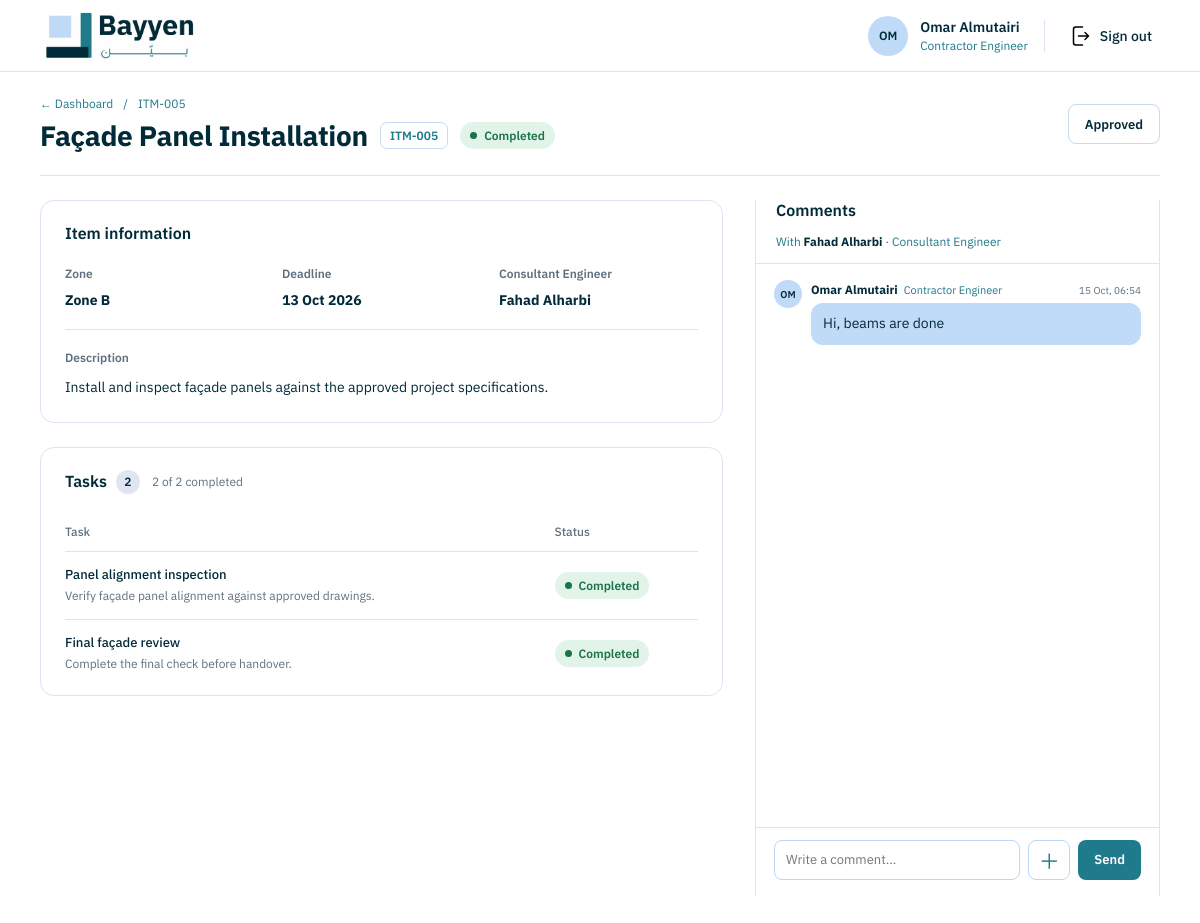
Page /contractor-engineer/items/5/ (signed in) on the committed database.
### core/models.py (models this page shows, shortened)
class User(AbstractUser):
    class Role(models.TextChoices):
        PROJECT_MANAGER = "PROJECT_MANAGER", "Project Manager"
        CONSULTANT_ENGINEER = "CONSULTANT_ENGINEER", "Consultant Engineer"
        SITE_ENGINEER = "SITE_ENGINEER", "Site Engineer"
        CONTRACTOR_ENGINEER = "CONTRACTOR_ENGINEER", "Contractor Engineer"
    role = models.CharField(max_length=24, choices=Role.choices)
    company_name = models.CharField(max_length=200, blank=True)

class Item(models.Model):
    class Status(models.TextChoices):
        NOT_STARTED = "NOT_STARTED", "Not Started"
        IN_PROGRESS = "IN_PROGRESS", "In Progress"
        PENDING_REVIEW = "PENDING_REVIEW", "Pending Review"
        NEEDS_REVISION = "NEEDS_REVISION", "Needs Revision"
        COMPLETED = "COMPLETED", "Completed"
    title = models.CharField(max_length=200)
    description = models.TextField()
    zone = models.CharField(max_length=100, blank=True)
    contractor_company = models.CharField(max_length=200, blank=True)
    contractor = models.ForeignKey(
        "User", on_delete=models.PROTECT, related_name="contracted_items",
        null=True, blank=True, limit_choices_to={"role": "CONTRACTOR_ENGINEER"},
    )
    due_date = models.DateField(null=True, blank=True)
    status = models.CharField(
        max_length=20,
        choices=Status.choices,
        default=Status.NOT_STARTED,
    )
    submitted_by = models.ForeignKey(
        "User",
        on_delete=models.PROTECT,
        related_name="submitted_items",
        null=True,
        blank=True,
    )
    submitted_at = models.DateTimeField(null=True, blank=True)
    submission_note = models.TextField(blank=True)

class Task(models.Model):
    class Status(models.TextChoices):
        PENDING = "PENDING", "Pending"
        IN_PROGRESS = "IN_PROGRESS", "In Progress"
        PENDING_REVIEW = "PENDING_REVIEW", "Pending Review"
        COMPLETED = "COMPLETED", "Completed"
        NEEDS_CORRECTION = "NEEDS_CORRECTION", "Needs Correction"
    item = models.ForeignKey(Item, on_delete=models.CASCADE, related_name="tasks")
    title = models.CharField(max_length=200)
    description = models.TextField(blank=True)
    area = models.CharField(max_length=100, blank=True)
    site_engineer = models.ForeignKey(
        User,
        on_delete=models.PROTECT,
        related_name="assigned_tasks",
        limit_choices_to={"role": User.Role.SITE_ENGINEER},
    )
    consultant_engineer = models.ForeignKey(
        User,
        on_delete=models.PROTECT,
        related_name="consultant_tasks",
        limit_choices_to={"role": User.Role.CONSULTANT_ENGINEER},
    )
    status = models.CharField(
        max_length=20,
        choices=Status.choices,
        default=Status.PENDING,
    )
    due_date = models.DateField(null=True, blank=True)
    updated_at = models.DateTimeField(auto_now=True)

class Message(models.Model):
    task = models.ForeignKey(
        Task,
        on_delete=models.CASCADE,
        related_name="messages",
        null=True,
        blank=True,
    )
    item = models.ForeignKey(
        Item,
        on_delete=models.CASCADE,
        related_name="messages",
        null=True,
        blank=True,
    )
    sender = models.ForeignKey(
        User,
        on_delete=models.PROTECT,
        related_name="sent_messages",
    )
    receiver = models.ForeignKey(
        User,
        on_delete=models.PROTECT,
        related_name="received_messages",
    )
    content = models.TextField(blank=True)
    attachment = models.FileField(
        upload_to="task_attachments/",
        blank=True,
        null=True,
    )
    created_at = models.DateTimeField(auto_now_add=True)
    class Meta:
        ordering = ["created_at"]

### core/views.py (the view)
@login_required(login_url="core:login")
def contractor_item_detail(request, item_id):
    if not _has_contractor_access(request.user):
        return HttpResponseForbidden("Contractor Engineer access required.")
    item = get_object_or_404(
        Item.objects.select_related("contractor"),
        pk=item_id,
        contractor=request.user,
    )
    tasks = list(
        item.tasks.select_related("site_engineer", "consultant_engineer").order_by("id")
    )
    consultant = next(
        (task.consultant_engineer for task in tasks
         if task.consultant_engineer_id and task.consultant_engineer.is_active),
        None,
    )
    if request.method == "POST":
        action = request.POST.get("action", "")
        if action == "update_task_status":
            task_id = request.POST.get("task_id")
            task = get_object_or_404(Task, pk=task_id, item=item)
            allowed_statuses = {
                Task.Status.PENDING,
                Task.Status.IN_PROGRESS,
                Task.Status.COMPLETED,
            }
            new_status = request.POST.get("status", "")
            if item.status in {Item.Status.PENDING_REVIEW, Item.Status.COMPLETED}:
                messages.error(request, "Task statuses cannot be changed while the item is under review or approved.")
            elif new_status not in allowed_statuses:
                messages.error(request, "Invalid task status.")
            else:
                task.status = new_status
                task.save(update_fields=["status", "updated_at"])
                if item.status == Item.Status.NOT_STARTED:
                    item.status = Item.Status.IN_PROGRESS
                    item.save(update_fields=["status"])
                messages.success(request, "Task status updated.")
            return redirect("core:contractor_item_detail", item_id=item.pk)
        if action == "submit_item":
            task_queryset = item.tasks.all()
            if consultant is None:
                messages.error(request, "This item has no active Consultant Engineer assigned yet.")
            elif not task_queryset.exists():
                messages.error(request, "Add at least one task before submitting this item.")
            elif task_queryset.exclude(status=Task.Status.COMPLETED).exists():
                messages.error(request, "Complete all tasks before submitting this item.")
            elif item.status == Item.Status.COMPLETED:
                messages.info(request, "This item has already been approved.")
            elif item.status == Item.Status.PENDING_REVIEW:
                messages.info(request, "This item has already been submitted for review.")
            else:
                item.status = Item.Status.PENDING_REVIEW
                item.submitted_by = request.user
                item.submitted_at = timezone.now()
                item.save(update_fields=["status", "submitted_by", "submitted_at"])
                messages.success(request, "Item submitted to the Consultant Engineer for review.")
            return redirect("core:contractor_item_detail", item_id=item.pk)
        if action == "send_comment":
            form = ItemMessageForm(request.POST, request.FILES)
            if consultant is None:
                messages.error(request, "This item has no active Consultant Engineer assigned yet.")
                return redirect("core:contractor_item_detail", item_id=item.pk)
            if form.is_valid():
                message = form.save(commit=False)
                message.item = item
                message.sender = request.user
                message.receiver = consultant
                message.save()
                messages.success(request, "Message sent to the Consultant Engineer.")
                return redirect("core:contractor_item_detail", item_id=item.pk)
            message_form = form
        else:
            return HttpResponseForbidden("This action is not available to Contractor Engineers.")
    else:
        message_form = ItemMessageForm()
    task_rows = [{"task": task} for task in tasks]
    return render(request, "core/contractor_item_detail.html", {
        "item": item,
        "tasks": tasks,
        "task_rows": task_rows,
        "completed_tasks": sum(task.status == Task.Status.COMPLETED for task in tasks),
        "consultant": consultant,
        "comments": _contractor_consultant_messages(item, request.user, consultant),
        "message_form": message_form,
    })

### core/templates/core/contractor_item_detail.html (shortened to what this page needs)
{% extends "core/base.html" %}
{% load static %}
{% block extra_css %}<link rel="stylesheet" href="{% static 'core/css/consultant_item_detail.css' %}">{% endblock %}
{% block content %}
<main class="detail-page contractor-item-detail">
  <div class="detail-heading">
    <div>
      <nav class="breadcrumbs" aria-label="Breadcrumb"><a href="{% url 'core:contractor_dashboard' %}">← Dashboard</a><span>/</span><span>ITM-{{ item.pk|stringformat:'03d' }}</span></nav>
      <div class="title-line"><h1>{{ item.title }}</h1><span class="item-code">ITM-{{ item.pk|stringformat:'03d' }}</span><span class="status-badge status-{{ item.status|lower }}">{{ item.get_status_display }}</span></div>
    </div>
    <div class="heading-actions">
      {% if item.status == 'PENDING_REVIEW' %}<span class="button button-secondary is-disabled" aria-disabled="true">Submitted for Review</span>
      {% elif item.status == 'COMPLETED' %}<span class="button button-secondary is-disabled" aria-disabled="true">Approved</span>
      {% endif %}
    </div>
  </div>
  <div class="detail-layout">
    <div class="detail-main">
      <section class="content-card item-information" aria-labelledby="item-info-heading">
        <div class="section-heading"><h2 id="item-info-heading">Item information</h2></div>
        <div class="item-facts">
          <div><span>Zone</span><strong>{{ item.zone|default:'—' }}</strong></div>
          <div><span>Deadline</span><strong>{{ item.due_date|date:'d M Y'|default:'—' }}</strong></div>
          <div><span>Consultant Engineer</span><strong>{% if consultant %}{{ consultant.get_full_name|default:consultant.username }}{% else %}—{% endif %}</strong></div>
        </div>
        <div class="description-block"><span>Description</span><p>{{ item.description|default:'No description provided.' }}</p></div>
      </section>
      <section class="content-card tasks-card" aria-labelledby="tasks-heading">
        <div class="section-heading tasks-heading"><div class="tasks-title"><h2 id="tasks-heading">Tasks <span class="count-badge">{{ tasks|length }}</span></h2><span class="tasks-progress">{{ completed_tasks }} of {{ tasks|length }} completed</span></div></div>
        <div class="task-table-wrap"><table class="task-table"><thead><tr><th>Task</th><th>Status</th></tr></thead><tbody>
        {% for row in task_rows %}<tr><td><strong>{{ row.task.title }}</strong><span class="task-description">{{ row.task.description|default:row.task.area|default:'' }}</span></td><td>{% if item.status != 'PENDING_REVIEW' and item.status != 'COMPLETED' %}<form method="post" class="task-status-form">{% csrf_token %}<input type="hidden" name="action" value="update_task_status"><input type="hidden" name="task_id" value="{{ row.task.pk }}"><label class="visually-hidden" for="task-status-{{ row.task.pk }}">Status for {{ row.task.title }}</label><select id="task-status-{{ row.task.pk }}" name="status" class="task-status-select" onchange="this.form.submit()"><option value="PENDING" {% if row.task.status == 'PENDING' %}selected{% endif %}>Pending</option><option value="IN_PROGRESS" {% if row.task.status == 'IN_PROGRESS' %}selected{% endif %}>In Progress</option><option value="COMPLETED" {% if row.task.status == 'COMPLETED' %}selected{% endif %}>Completed</option></select></form>{% else %}<span class="task-status task-{{ row.task.status|lower }}"><i></i>{{ row.task.get_status_display }}</span>{% endif %}</td></tr>
        {% empty %}<tr><td colspan="2" class="empty-tasks">No tasks have been added to this item yet.</td></tr>{% endfor %}
        </tbody></table></div>
      </section>
    </div>
    <aside class="comments-panel contractor-comments-panel" aria-labelledby="comments-heading">
      <div class="comments-heading"><h2 id="comments-heading">Comments</h2></div>
      {% if consultant %}<p class="conversation-with">With <strong>{{ consultant.get_full_name|default:consultant.username }}</strong> · Consultant Engineer</p>{% else %}<p class="conversation-with">No active Consultant Engineer is assigned to this item.</p>{% endif %}
      <div class="comment-thread" aria-live="polite">
        {% for comment in comments %}<article class="comment-message {% if comment.sender_id == request.user.id %}is-mine{% endif %}"><div class="comment-avatar">{{ comment.sender.get_full_name|default:comment.sender.username|slice:':2'|upper }}</div><div class="comment-body"><div class="comment-meta"><strong>{{ comment.sender.get_full_name|default:comment.sender.username }}</strong><span>{{ comment.sender.get_role_display }}</span><time datetime="{{ comment.created_at|date:'c' }}">{{ comment.created_at|date:'d M, H:i' }}</time></div>{% if comment.content %}<p>{{ comment.content|linebreaksbr }}</p>{% endif %}{% if comment.attachment %}<a class="attachment-link" href="{{ comment.attachment.url }}" target="_blank" rel="noopener">Open attachment</a>{% endif %}</div></article>
        {% empty %}<p class="no-comments">No messages in this conversation yet.</p>{% endfor %}
      </div>
      {% if consultant %}<form method="post" enctype="multipart/form-data" class="comment-composer"><div class="composer-fields"><div class="message-field">{{ message_form.content }}</div><label class="attachment-button" for="id_attachment" title="Attach a file">＋</label><button class="button button-primary" type="submit">Send</button></div></form>{% endif %}
    </aside>
  </div>
</main>
{% endblock %}

### core/templates/core/base.html (shortened to what this page needs)
{% load static %}
<!doctype html>
<html lang="en">
<head>
  <link rel="stylesheet" href="{% static 'core/css/base.css' %}">
  {% block extra_css %}{% endblock %}
</head>
<body>
<header class="site-top">
  {% if request.user.role == 'CONTRACTOR_ENGINEER' %}
    <a class="brand" href="{% url 'core:contractor_dashboard' %}" aria-label="Bayyen dashboard"><img src="{% static 'core/images/bayyen-logo.jpg' %}" alt="Bayyen"></a>
  {% elif request.user.role == 'CONSULTANT_ENGINEER' %}
    <a class="brand" href="{% url 'core:consultant_dashboard' %}" aria-label="Bayyen dashboard"><img src="{% static 'core/images/bayyen-logo.jpg' %}" alt="Bayyen"></a>
  {% elif request.user.role == 'PROJECT_MANAGER' %}
    <a class="brand" href="{% url 'core:project_manager_dashboard' %}" aria-label="Bayyen dashboard"><img src="{% static 'core/images/bayyen-logo.jpg' %}" alt="Bayyen"></a>
  {% else %}
    <a class="brand" href="{% url 'core:home' %}" aria-label="Bayyen home"><img src="{% static 'core/images/bayyen-logo.jpg' %}" alt="Bayyen"></a>
  {% endif %}
  {% if request.user.is_authenticated %}
  <div class="user-area">
    <div class="avatar">{{ request.user.get_full_name|default:request.user.username|slice:":2"|upper }}</div>
    <div class="user-copy"><strong>{{ request.user.get_full_name|default:request.user.username }}</strong><span>{{ request.user.get_role_display }}</span></div>
    <form method="post" action="{% url 'core:logout' %}">{% csrf_token %}<button class="signout" type="submit"><img src="{% static 'core/icons/SignOut.svg' %}" alt="">Sign out</button></form>
  </div>
  {% endif %}
</header>
{% block content %}{% endblock %}
</body>
</html>

### rows in the picture
User: user.get_full_name "OM", user.get_full_name "Omar Almutairi", user.role "Contractor Engineer"
Item: pk "005", title "Façade Panel Installation", status "Completed", zone "Zone B", due_date "13 Oct 2026", description "Install and inspect façade panels against the approved project specifications."
User: get_full_name "Fahad Alharbi"
Task: task "Panel alignment inspection", task.description "Verify façade panel alignment against approved drawings.", task.status "Completed"
Task: task "Final façade review", task.description "Complete the final check before handover.", task.status "Completed"
Message: sender.get_full_name "OM", sender.get_full_name "Omar Almutairi", sender.role "Contractor Engineer", created_at "15 Oct, 06:54", content "Hi, beams are done"

### other values in the picture
{{ tasks|length }} "2"
{{ completed_tasks }} "2"
